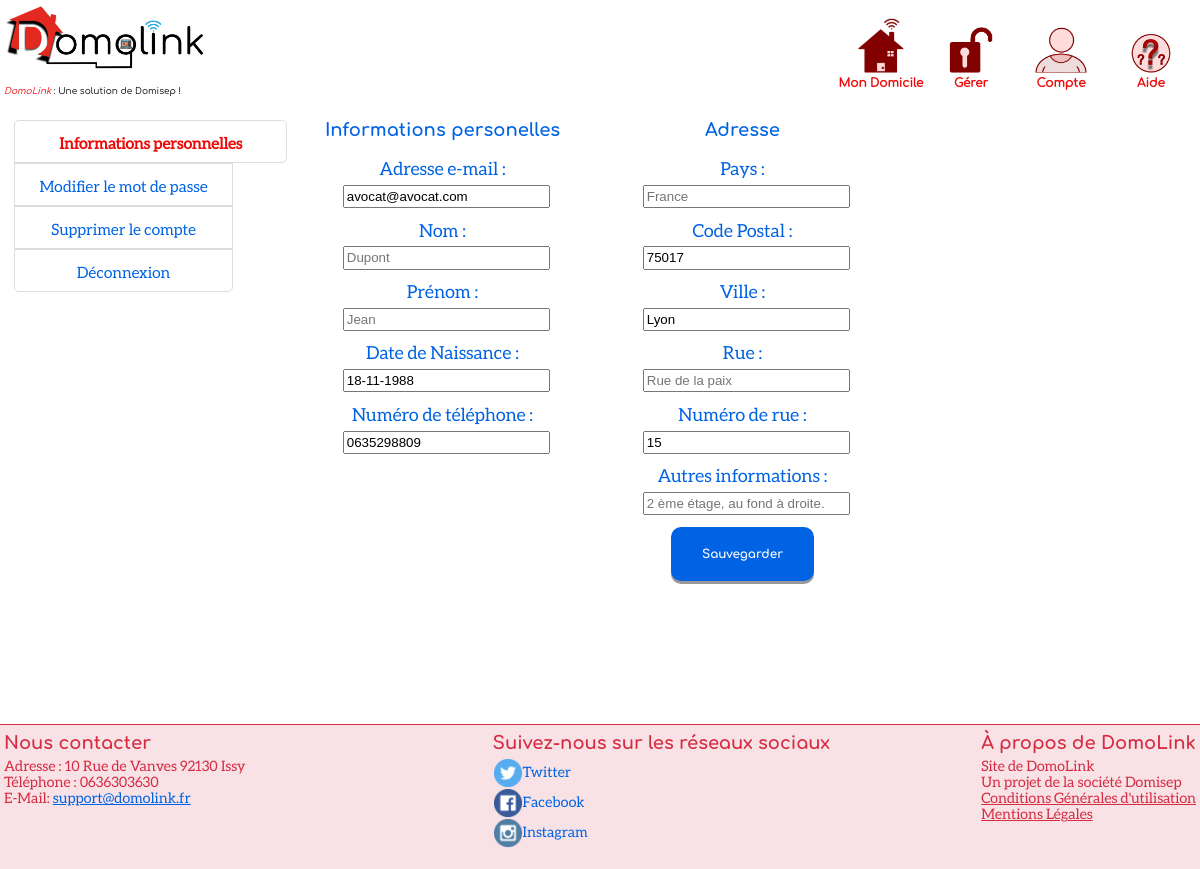
The app's page /compte.php?action=infos (signed in) with its own data.
### tables this page shows
CREATE TABLE `Utilisateurs` (
  `id` int(11) NOT NULL,
  `nom` varchar(30) DEFAULT NULL,
  `prenom` varchar(30) DEFAULT NULL,
  `mail` varchar(50) DEFAULT NULL,
  `mdp` varchar(500) DEFAULT NULL,
  `type` int(11) NOT NULL DEFAULT '0',
  `telephone` varchar(10) DEFAULT NULL,
  `naissance` date DEFAULT NULL,
  `postal` int(8) DEFAULT NULL,
  `ville` varchar(40) DEFAULT NULL,
  `pays` varchar(30) DEFAULT NULL,
  `rue` varchar(100) DEFAULT NULL,
  `numeroRue` int(11) DEFAULT '0',
  `autres` varchar(255) DEFAULT NULL,
  `cMAC` int(11) DEFAULT NULL
);

### phpRessources/fonctions.php (called while the page is built, shortened)
<?php
class Database
{
    static $instance = null;
    static function init()
    {
        if (self::$instance == null) {
            try {
                self::$instance = new PDO('mysql:host=localhost;dbname=Domolink;charset=utf8', 'root', 'alpine');
            } catch (Exception $e) {
                header($_SERVER['SERVER_PROTOCOL'] . ' 500 Internal Server Error', true, 500);
                echo "<script>alert('Impossible de se connecter à la base de donnée !{$e->getMessage()}');</script>";
                echo "La base de donnée est inaccessible :(, reconnectez vous dans quelques temps.";
                self::$instance = null;
            }
        }
    }
    static function execute($command, $array = null)
    {
        if (gettype($command) != "string" || ($array != null && gettype($array) != "array")) {
            return null;
        } else {
            try {
                if ($array == null)
                    $req = self::$instance->query($command);
                else {
                    $req = self::$instance->prepare($command);
                }
                $req->execute($array);
                return $req;
            } catch (Exception $e) {
                return null;
            }
        }
    }
}
function humanDateFormat($date)
{
    return date('d-m-Y', strtotime($date));
}

### compte.php (the view, shortened to what this page needs)
<!DOCTYPE html>
<head>
    <link rel="stylesheet" href="css/cssGeneral.css">
    <link rel="stylesheet" href="css/compte.css">
</head>
<?php
include("header.php");
$req = Database::execute('SELECT naissance,nom,prenom,pays,mail,mdp,ville,telephone,postal,rue,numeroRue,autres FROM Utilisateurs WHERE id=:id', Array('id' => $_SESSION['id']));
$donnees = $req->fetch();
?>
<form autocomplete='off' name="infoForm" id="infoForm" action="compte.php?action=<?php echo $_GET['action']; ?>" method='POST'>
    <div class="accountWrapper">
        <div class="menu">
            <?php
            $actionsList = Array('infos' => 'Informations personnelles', 'changeMDP' => 'Modifier le mot de passe', 'delete' => 'Supprimer le compte', 'logout' => 'Déconnexion');
            foreach ($actionsList as $key => $value) {
                if (!empty($_GET['action']) && $_GET["action"] == $key)
                    echo "<a class='active' href='?action={$key}'>{$value}</a>";
                else
                    echo "<a href='?action={$key}'>{$value}</a>";
            }
            ?>
        </div>
        <?php if ($_GET["action"] == "infos"): ?>
            <div class="leftWrapper">
                <div class='title'>Informations personelles</div>
                <br>
                <div class="title2">Adresse e-mail :</div>
                <br>
                <input type='text' name='mail' id="mail" maxlength='50' placeholder="jean.dupont@gmail.com"
                       value=<?php echo "'" . $donnees['mail'] . "'"; ?>/><br>
                <div class="title2">Nom :</div>
                <br>
                <input type='text' name='nom' maxlength='15' placeholder="Dupont"
                       value=<?php echo "'" . $donnees['nom'] . "'"; ?>/><br>
                <div class="title2">Prénom :</div>
                <br>
                <input type='text' name='prenom' maxlength='15' placeholder="Jean"
                       value=<?php echo "'" . $donnees['prenom'] . "'"; ?>/><br>
                <label class="title2">Date de Naissance :</label><br>
                <input type='text' name='naissance' maxlength='10' placeholder="28-09-1993"
                       id="naissance" value=<?php echo "'" . humanDateFormat($donnees['naissance']) . "'"; ?>/><br>
                <label class="title2">Numéro de téléphone :</label><br>
                <input type='text' name='telephone' maxlength='10' placeholder="0636303630" id="champTel"
                       value=<?php echo "'" . $donnees['telephone'] . "'"; ?>/><br>
            </div>
            <div class="midWrapper">
                <div class='title'>Adresse</div>
                <br>
                <label class="title2">Pays :</label><br>
                <input type='text' name='pays' maxlength='15' placeholder="France"
                       value=<?php echo "'" . $donnees['pays'] . "'"; ?>/><br>
                <label class="title2">Code Postal :</label><br>
                <input type='text' name='postal' maxlength='5' placeholder="75017" id="champPostal"
                       value=<?php echo "'" . $donnees['postal'] . "'"; ?>/><br>
                <label class="title2">Ville :</label><br>
                <input type='text' name='ville' maxlength='15' placeholder="Paris"
                       value=<?php echo "'" . $donnees['ville'] . "'"; ?>/><br>
                <label class="title2">Rue :</label><br>
                <input type='text' name='rue' maxlength='120' placeholder="Rue de la paix"
                       value=<?php echo "'" . $donnees['rue'] . "'"; ?>/><br>
                <label class="title2">Numéro de rue :</label><br>
                <input type='text' name='numeroRue' maxlength='6' placeholder="15" id="champRue"
                       value=<?php echo "'" . $donnees['numeroRue'] . "'"; ?>/><br>
                <label class="title2">Autres informations :</label><br>
                <input type='text' name='autres' maxlength='100' placeholder="2 ème étage, au fond à droite."
                       value=<?php echo "'" . $donnees['autres'] . "'"; ?>/><br>
                <input class='button blueButton' type='submit' name="infoSubmit" id="infoSubmit"
                       value='Sauvegarder'>
            </div>
        <?php endif; ?>
        <div class="rightWrapper">
        </div>
    </div>
</form>
<?php include("footer.php"); ?>

### header.php (shortened to what this page needs)
<?php
include_once("phpRessources/fonctions.php");
if (empty($_SESSION['id']) && (!(strpos($_SERVER['REQUEST_URI'],"connexion.php"))&&!(strpos($_SERVER['REQUEST_URI'],"oublie.php"))&&!(strpos($_SERVER['REQUEST_URI'],"activation.php")))) {
    header("Location: /connexion.php");
    die();
} else {
    $req2 = Database::execute('SELECT nom,societe,telephone,slogan,adresse,mail,facebook,twitter,instagram FROM Administration', null);
    $donneesAdmin = $req2->fetch();
}
?>
<body>
<header>
    <div class="topIcon">
        <a href="/dashBoard.php?piece=VueGenerale">
            <img draggable="false" src="/ressources/Logo.png" alt="DomoLink" width=200vw/>
        </a>
        <div class="slogan"><br><em class="slogan compagnie"><?php echo $donneesAdmin['nom']; ?></em>
            : <?php echo $donneesAdmin['slogan']; ?></div>
    </div>
    <?php if ($_SERVER['PHP_SELF'] != "/connexion.php" && $_SERVER['PHP_SELF'] != "/oublie.php" && $_SERVER['PHP_SELF'] != "/activation.php"): ?>
        <div class="topMenu">
            <div class="menuItem">
                <a href="/dashBoard.php?piece=VueGenerale"><img draggable="false" alt="Domicile Icône"
                                                               src="/ressources/accueil.png" width=60%/></a>
                <a href="/dashBoard.php?piece=VueGenerale" class="caption">Mon Domicile</a>
            </div>
            <?php if ($_SESSION['type'] != 0): ?>
                <div class="menuItem">
                    <a href="/administration.php"><img draggable="false" src="/ressources/administration.png"
                                                      alt="Administration Icône"
                                                      width=60%/></a>
                    <a href="/administration.php" class="caption">Gérer</a>
                </div>
            <?php endif; ?>
            <div class="menuItem">
                <a href="/compte.php?action=infos"><img draggable="false" src="/ressources/compte.png"
                                                       alt="Icône Compte" width=60%/></a>
                <a href="/compte.php?action=infos" class="caption">Compte</a>
            </div>
            <div class="menuItem">
                <a href="aide/routers/router.php"><img draggable="false" src="/ressources/aide.png" alt="DomoLink" width=60%/></a>
                <a href="aide/routers/router.php" class="caption">Aide</a>
            </div>
        </div>
    <?php endif; ?>
</header>
<div class="contenu">

### footer.php (shortened to what this page needs)
</div>
<footer>
    <div class="footer_location">
        <h3> Nous contacter </h3>
        Adresse : <?php echo $donneesAdmin['adresse']; ?><br>
        Téléphone : <?php echo $donneesAdmin['telephone']; ?><br>
        E-Mail: <a id="linkMail"
                   href="mailto:<?php echo $donneesAdmin['mail']; ?>"><?php echo $donneesAdmin['mail']; ?></a><br>
    </div>
    <div class="footer_reseaux">
        <h3> Suivez-nous sur les réseaux sociaux </h3>
        <a href=<?php echo $donneesAdmin['twitter']; ?>><img src="/ressources/Twitter.png" draggable="false" width="30vw"
                                                             alt="Twitte">Twitter</a><br>
        <a href=<?php echo $donneesAdmin['facebook']; ?>><img src="/ressources/Facebook.png" draggable="false" width="30vw"
                                                              alt="Facebo">Facebook</a><br>
        <a href=<?php echo $donneesAdmin['instagram']; ?>><img src="/ressources/Instagram.png" draggable="false" width="30vw"
                                                               alt="Instagr">Instagram</a>
    </div>
    <div class="footer_description">
        <h3>À propos de DomoLink</h3>
        Site de <?php echo $donneesAdmin['nom']; ?><br>
        Un projet de la société <?php echo $donneesAdmin['societe']; ?><br>
        <a id="cguFooter">Conditions Générales d'utilisation</a><br>
        <a id="mentionsFooter">Mentions Légales</a><br>
    </div>
</footer>

### css/cssGeneral.css (style rules this page uses)
body { margin : 0; min-height: 100%; position: relative; font-family: Aleo-Regular; }
.menu a { font-size : 1.3vw; text-align: center; color: #0063e3; float: left; width: 80%; text-decoration: none; transition: background-color .3s; border: 1px solid #ddd; padding : 14px 0 10px 0; }
.menu .active { border-bottom-right-radius: 5px; border-top-right-radius: 5px; color:#EF0A0A; font-weight:bold; width: 100%; }
.menu a:last-child { border-bottom-left-radius: 5px; border-bottom-right-radius: 5px; }
.menu a:first-child { border-top-left-radius: 5px; border-top-right-radius: 5px; }
.button { font-family: "Comfortaa-Bold", serif; border-radius: 10px; border: none; color: white; padding: 20px 4px; font-size: 1vw; cursor: pointer; box-shadow: 0 3px #999; background-color: #0063e3; }
input[type="text"] { line-height: 1.3; }
.title { font-family: "Comfortaa-Bold" , serif; color:#0063e3; text-align: center; font-size: 1.5vw; width:100%; }
.title2 { display: inline-block; width : 20%; color :#0063e3; font-size:1.5vw; }

### css/compte.css (style rules this page uses)
input[type="text"], input[type="password"] { margin-bottom: 4%; width: 70%; margin-left: 15%; }
.title2 { width: 100%; text-align: center; margin-bottom: 2%; }
.accountWrapper { display: grid; grid-template-columns: repeat(4, calc(25% - 15px)); grid-gap: 15px; }
.menu { grid-column: 1; margin-left: 5%; grid-row: 1; }
.leftWrapper { grid-column: 2; }
.midWrapper { grid-column: 3; }
.rightWrapper { grid-column: 4; color: red; height: 80%; }
#infoSubmit { width:50%; margin-left:25%; }

### css/header.css (style rules this page uses)
body { min-height: 100%; }
.contenu { min-height:73vh; padding-bottom: 20px; }
header { display : flex; margin-bottom:20px; padding: 4px; }
.topIcon { display: inline; float: left; }
.compagnie { color : #EF0A0A; }
.slogan { font-family: "Comfortaa-Regular" , serif; width : 100%; font-size: 9px; white-space: nowrap; overflow: hidden; }
.topMenu { display:flex; align-items:center; margin-left:auto; width : 360px; min-width : 120px; }
.menuItem { vertical-align: middle; width : 25%; display : table-cell; text-align:center; transform: translateY(5%); }
.caption { font-family: "Comfortaa-Regular", serif; display : block; font-weight:bold; color:#EF0A0A; font-size: 12px; cursor: pointer; text-decoration: none; }
.topIcon a { text-decoration: none; }

### css/footer.css (style rules this page uses)
footer { height:17vh; border-top: 1px solid #D52C42; color: #D52C42; width: calc(100% - 8px); position: absolute; left: 0; padding: 4px; font-size: 1.2vw; display: grid; grid-template-columns: repeat(2, 1fr); grid-gap: 5px; background-color: rgba(213, 49, 79, 0.14); }
footer h3 { font-family: "Comfortaa-Bold", serif; font-weight: bold; margin-top: 4px; margin-bottom: 5px; font-size: 1.5vw; }
.footer_description { grid-column: 3; grid-row: 1; }
.footer_description a { color: #D52C42; cursor: pointer; text-decoration: underline; }
.footer_reseaux { grid-column: 2; grid-row: 1; }
.footer_reseaux a { color:#0063e3; text-decoration: none; }
.footer_reseaux img { vertical-align: middle; }
.footer_location { grid-column: 1; grid-row: 1; }
#linkMail { color :#0063e3; }

### records on screen
utilisateurs: mail "avocat@avocat.com", naissance "18-11-1988", telephone "0635298809", postal "75017", ville "Lyon", numeroRue "15"

### other values on screen
$donneesAdmin['nom'] "DomoLink"
$donneesAdmin['slogan'] "Une solution de Domisep !"
$value "Informations personnelles"
$value "Modifier le mot de passe"
$value "Supprimer le compte"
$value "Déconnexion"
$donneesAdmin['adresse'] "10 Rue de Vanves 92130 Issy"
$donneesAdmin['telephone'] "0636303630"
$donneesAdmin['mail'] "support@domolink.fr"
$donneesAdmin['societe'] "Domisep"
